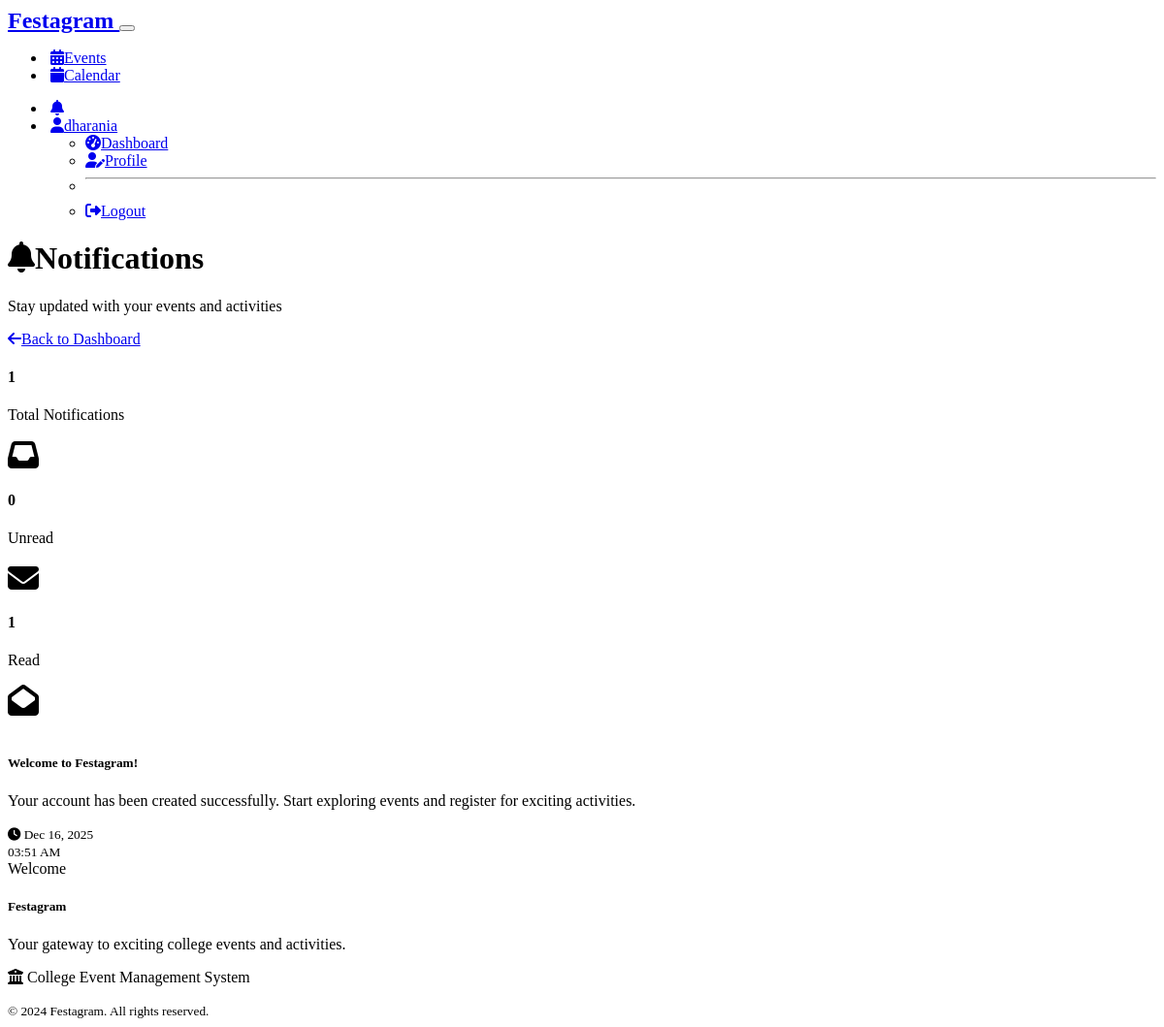
/notifications (signed in), run on the app's committed database.
### models.py (models this page shows, shortened)
class User(UserMixin, db.Model):
    id = db.Column(db.Integer, primary_key=True)
    username = db.Column(db.String(80), unique=True, nullable=False)
    email = db.Column(db.String(120), unique=True, nullable=False)
    password_hash = db.Column(db.String(256), nullable=False)
    first_name = db.Column(db.String(50), nullable=False)
    last_name = db.Column(db.String(50), nullable=False)
    student_id = db.Column(db.String(20), unique=True, nullable=True)
    phone = db.Column(db.String(15), nullable=True)
    role = db.Column(db.String(20), nullable=False, default='student')  # 'student', 'admin', or 'organizer'
    department = db.Column(db.String(100), nullable=True)
    year = db.Column(db.Integer, nullable=True)
    created_at = db.Column(db.DateTime, default=datetime.utcnow)
    is_active = db.Column(db.Boolean, default=True)
    registrations = db.relationship('EventRegistration', backref='user', lazy=True, cascade='all, delete-orphan')
    created_events = db.relationship('Event', foreign_keys='Event.created_by', backref='creator', lazy=True)
    notifications = db.relationship('Notification', backref='user', lazy=True, cascade='all, delete-orphan')
    def is_admin(self):
        return self.role == 'admin'
    def is_organizer(self):
        return self.role == 'organizer'

class Notification(db.Model):
    id = db.Column(db.Integer, primary_key=True)
    user_id = db.Column(db.Integer, db.ForeignKey('user.id'), nullable=False)
    title = db.Column(db.String(200), nullable=False)
    message = db.Column(db.Text, nullable=False)
    type = db.Column(db.String(50), nullable=False)  # 'event_update', 'registration_confirmed', 'waitlist_promoted', etc.
    is_read = db.Column(db.Boolean, default=False)
    created_at = db.Column(db.DateTime, default=datetime.utcnow)
    related_event_id = db.Column(db.Integer, db.ForeignKey('event.id'), nullable=True)
    related_event = db.relationship('Event', backref='notifications')

### routes.py (the view)
@app.route('/notifications')
@login_required
def notifications():
    page = request.args.get('page', 1, type=int)
    notifications = Notification.query.filter_by(
        user_id=current_user.id
    ).order_by(Notification.created_at.desc()).paginate(
        page=page, per_page=20, error_out=False
    )
    unread_notifications = Notification.query.filter_by(
        user_id=current_user.id,
        is_read=False
    ).all()
    for notification in unread_notifications:
        notification.is_read = True
    db.session.commit()
    return render_template('notifications.html', notifications=notifications)

### routes.py (called while the page is built)
@login_manager.user_loader
def load_user(user_id):
    return User.query.get(int(user_id))

@app.context_processor
def inject_notifications():
    if current_user.is_authenticated:
        unread_count = Notification.query.filter_by(
            user_id=current_user.id,
            is_read=False
        ).count()
        return dict(unread_notifications_count=unread_count)
    return dict(unread_notifications_count=0)

@app.context_processor
def inject_utility_functions():
    return dict(
        get_category_color=get_category_color,
        get_category_icon=get_category_icon
    )

### templates/notifications.html (shortened to what this page needs)
{% extends "base.html" %}
{% block content %}
<div class="container mt-4">
    <div class="row mb-4">
        <div class="col-12">
            <div class="d-flex justify-content-between align-items-center">
                <div>
                    <h1 class="display-6">
                        <i class="fas fa-bell me-2"></i>Notifications
                    </h1>
                    <p class="lead text-muted">Stay updated with your events and activities</p>
                </div>
                <div class="btn-group" role="group">
                    <a href="{{ url_for('student_dashboard') if not current_user.is_admin() else url_for('admin_dashboard') }}" class="btn btn-outline-secondary">
                        <i class="fas fa-arrow-left me-1"></i>Back to Dashboard
                    </a>
                </div>
            </div>
        </div>
    </div>
    <div class="row mb-4">
        <div class="col-md-4 mb-3">
            <div class="card bg-primary text-white">
                <div class="card-body">
                    <div class="d-flex justify-content-between">
                        <div>
                            <h4 class="card-title">{{ notifications.total }}</h4>
                            <p class="card-text">Total Notifications</p>
                        </div>
                        <div class="align-self-center">
                            <i class="fas fa-inbox fa-2x"></i>
                        </div>
                    </div>
                </div>
            </div>
        </div>
        <div class="col-md-4 mb-3">
            <div class="card bg-warning text-dark">
                <div class="card-body">
                    <div class="d-flex justify-content-between">
                        <div>
                            <h4 class="card-title">{{ notifications.items | selectattr('is_read', 'equalto', false) | list | length }}</h4>
                            <p class="card-text">Unread</p>
                        </div>
                        <div class="align-self-center">
                            <i class="fas fa-envelope fa-2x"></i>
                        </div>
                    </div>
                </div>
            </div>
        </div>
        <div class="col-md-4 mb-3">
            <div class="card bg-success text-white">
                <div class="card-body">
                    <div class="d-flex justify-content-between">
                        <div>
                            <h4 class="card-title">{{ notifications.items | selectattr('is_read', 'equalto', true) | list | length }}</h4>
                            <p class="card-text">Read</p>
                        </div>
                        <div class="align-self-center">
                            <i class="fas fa-envelope-open fa-2x"></i>
                        </div>
                    </div>
                </div>
            </div>
        </div>
    </div>
    {% if notifications.items %}
    <div class="row">
        <div class="col-12">
            {% for notification in notifications.items %}
            <div class="card mb-3 {{ 'border-primary' if not notification.is_read else '' }}">
                <div class="card-body">
                    <div class="row">
                        <div class="col-md-1 text-center">
                        </div>
                        <div class="col-md-11">
                            <div class="d-flex justify-content-between align-items-start">
                                <div class="flex-grow-1">
                                    <h5 class="card-title d-flex align-items-center">
                                        {{ notification.title }}
                                    </h5>
                                    <p class="card-text">{{ notification.message }}</p>
                                </div>
                                <div class="text-end">
                                    <small class="text-muted">
                                        <i class="fas fa-clock me-1"></i>
                                        {{ notification.created_at.strftime('%b %d, %Y') }}<br>
                                        {{ notification.created_at.strftime('%I:%M %p') }}
                                    </small>
                                </div>
                            </div>
                        </div>
                    </div>
                </div>
                <div class="card-footer bg-transparent">
                    <div class="d-flex justify-content-between align-items-center">
                        <div>
                            <span class="badge bg-{{
                                'success' if notification.type == 'registration_confirmed' or notification.type == 'waitlist_promoted' or notification.type == 'welcome'
                                else 'warning' if notification.type == 'waitlist_added' or notification.type == 'event_reminder'
                                else 'danger' if notification.type == 'event_cancelled'
                                else 'info' if notification.type == 'event_update'
                                else 'secondary'
                            }}">
                                {{ notification.type.replace('_', ' ').title() }}
                            </span>
                        </div>
                    </div>
                </div>
            </div>
            {% endfor %}
        </div>
    </div>
    {% endif %}
</div>
{% endblock %}

### templates/base.html (shortened to what this page needs)
<!DOCTYPE html>
<html lang="en" data-bs-theme="dark">
<head>
    <link href="https://cdn.replit.com/agent/bootstrap-agent-dark-theme.min.css" rel="stylesheet">
    <link rel="stylesheet" href="https://cdnjs.cloudflare.com/ajax/libs/font-awesome/6.4.0/css/all.min.css">
    <link rel="stylesheet" href="{{ url_for('static', filename='css/style.css') }}">
</head>
<body>
    <nav class="navbar navbar-expand-lg bg-white">
        <div class="container">
            <a class="navbar-brand fw-bold" href="{{ url_for('index') }}">
                Festagram
            </a>
            <button class="navbar-toggler" type="button" data-bs-toggle="collapse" data-bs-target="#navbarNav">
            </button>
            <div class="collapse navbar-collapse" id="navbarNav">
                <ul class="navbar-nav me-auto">
                    <li class="nav-item">
                        <a class="nav-link" href="{{ url_for('events') }}">
                            <i class="fas fa-calendar-alt me-1"></i>Events
                        </a>
                    </li>
                    <li class="nav-item">
                        <a class="nav-link" href="{{ url_for('calendar') }}">
                            <i class="fas fa-calendar me-1"></i>Calendar
                        </a>
                    </li>
                </ul>
                <ul class="navbar-nav">
                    {% if current_user.is_authenticated %}
                    <li class="nav-item dropdown">
                        <a class="nav-link position-relative" href="{{ url_for('notifications') }}">
                            <i class="fas fa-bell"></i>
                        </a>
                    </li>
                    <li class="nav-item dropdown">
                        <a class="nav-link dropdown-toggle" href="#" role="button" data-bs-toggle="dropdown">
                            <i class="fas fa-user me-1"></i>{{ current_user.first_name }}
                        </a>
                        <ul class="dropdown-menu">
                            <li>
                                <a class="dropdown-item" href="{% if current_user.is_admin() %}{{ url_for('admin_dashboard') }}{% elif current_user.is_organizer() %}{{ url_for('organizer_dashboard') }}{% else %}{{ url_for('student_dashboard') }}{% endif %}">
                                    <i class="fas fa-tachometer-alt me-2"></i>Dashboard
                                </a>
                            </li>
                            <li><a class="dropdown-item" href="{{ url_for('profile') }}">
                                <i class="fas fa-user-edit me-2"></i>Profile
                            </a></li>
                            <li><hr class="dropdown-divider"></li>
                            <li><a class="dropdown-item" href="{{ url_for('logout') }}">
                                <i class="fas fa-sign-out-alt me-2"></i>Logout
                            </a></li>
                        </ul>
                    </li>
                    {% endif %}
                </ul>
            </div>
        </div>
    </nav>
    <main>
        {% block content %}{% endblock %}
    </main>
    <footer class="bg-body-tertiary mt-5 py-4">
        <div class="container">
            <div class="row">
                <div class="col-md-6">
                    <h5>Festagram</h5>
                    <p class="text-muted">Your gateway to exciting college events and activities.</p>
                </div>
                <div class="col-md-6 text-md-end">
                    <p class="text-muted mb-0">
                        <i class="fas fa-university me-1"></i>
                        College Event Management System
                    </p>
                    <small class="text-muted">
                        © 2024 Festagram. All rights reserved.
                    </small>
                </div>
            </div>
        </div>
    </footer>
</body>
</html>

### static/css/style.css (style rules this page uses)
.btn { font-weight: 500; border-radius: 0.5rem; transition: all 0.15s ease-in-out; }
.btn-group .btn { transform: none; }
.navbar-brand { font-weight: 700; font-size: 1.5rem; }
.navbar-nav .nav-link { font-weight: 500; border-radius: 0.375rem; margin: 0 0.25rem; transition: background-color 0.15s ease-in-out; }
.card { transition: box-shadow 0.15s ease-in-out; }

### data on the page
User: first_name "dharania"
Notification: title "Welcome to Festagram!", message "Your account has been created successfully. Start exploring events and register for exciting activities.", created_at "Dec 16, 2025", created_at "03:51 AM", type.replace "Welcome"

### other printed values
{{ notifications.total }} "1"
